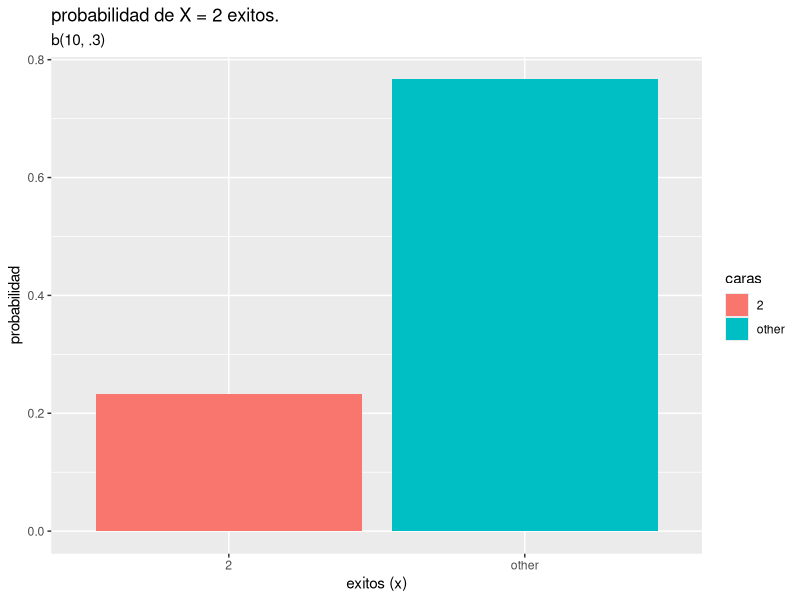
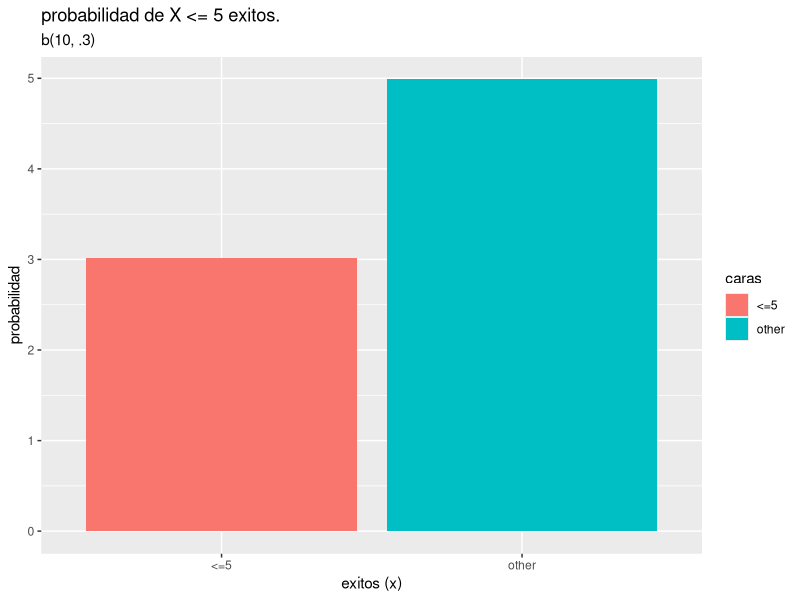
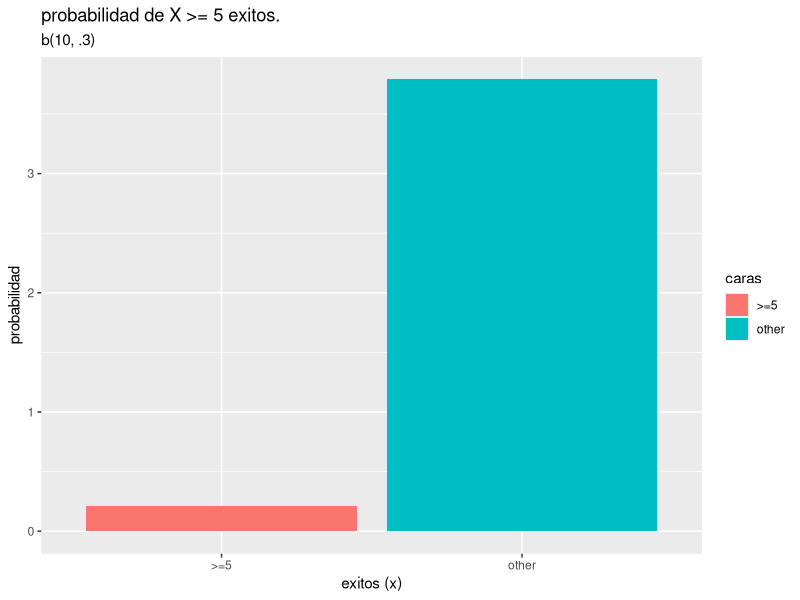
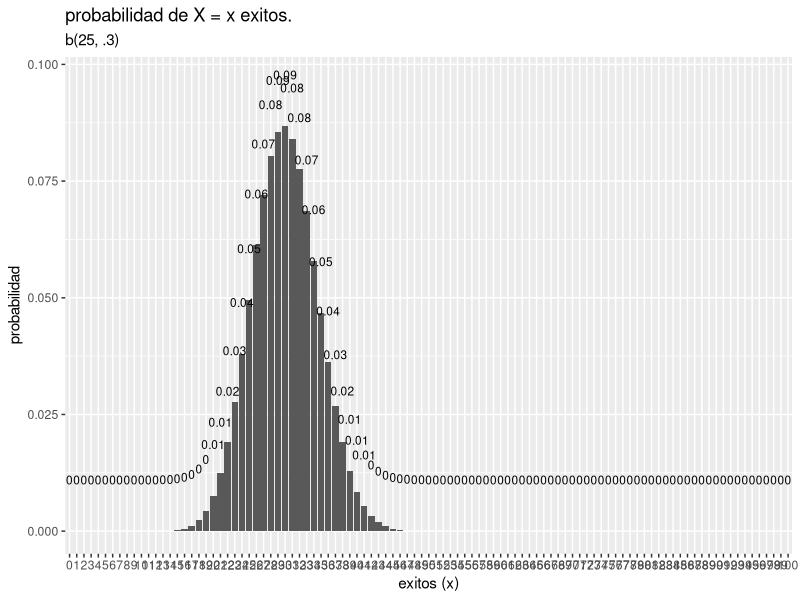

These charts were generated, in order, by the following R code:
library(dplyr)
library(ggplot2)
# library(scales)


# exacta
dbinom(x = 2, size = 10, prob = 0.3)

# simulada
mean(rbinom(n = 10000, size = 10, prob = 0.3) == 2)


data.frame(caras = 0:10, prob = dbinom(x = 0:10, size = 10, prob = 0.3)) %>%
  mutate(caras = ifelse(caras == 2, "2", "other")) %>%
  ggplot(aes(x = factor(caras), y = prob, fill = caras)) +
  geom_col()  +
  labs(title = "probabilidad de X = 2 exitos.",
       subtitle = "b(10, .3)",
       x = "exitos (x)",
       y = "probabilidad") 




# Ejemplo
# Cual es la probabilidad de <=5 caras en 10 lanzamientos de monedas donde probabilidad de caras is 0.3?

# exacta
pbinom(q = 5, size = 10, p = 0.3, lower.tail = TRUE)
mean(rbinom(n = 10000, size = 10, prob = 0.3) >= 3)


data.frame(caras = 0:10, 
           pmf = dbinom(x = 0:10, size = 10, prob = 0.3),
           cdf = pbinom(q = 0:10, size = 10, prob = 0.3, 
                        lower.tail = TRUE)) %>%
  mutate(caras = ifelse(caras <= 5, "<=5", "other")) %>%
  ggplot(aes(x = factor(caras), y = cdf, fill = caras)) +
  geom_col()  +
  labs(title = "probabilidad de X <= 5 exitos.",
       subtitle = "b(10, .3)",
       x = "exitos (x)",
       y = "probabilidad") 


# Ejemplo
# Cual es la probabilidad de >=5 caras en 10 lanzamientos de monedas donde probabilidad de caras is 0.3?

# exacta
pbinom(q = 4, size = 10, p = 0.3, lower.tail  = FALSE)

# simulada
mean(rbinom(n = 10000, size = 10, prob = 0.3) >= 5)

data.frame(caras = 0:10, 
           pmf = dbinom(x = 0:10, size = 10, prob = 0.3),
           cdf = pbinom(q = -1:9, size = 10, prob = 0.3, 
                        lower.tail = FALSE)) %>%
  mutate(caras = ifelse(caras >= 5, ">=5", "other")) %>%
  ggplot(aes(x = factor(caras), y = cdf, fill = caras)) +
  geom_col() +
  labs(title = "probabilidad de X >= 5 exitos.",
       subtitle = "b(10, .3)",
       x = "exitos (x)",
       y = "probabilidad") 

# Ejemplo
# Cual es el valor esperado de caras en 25 lanzamientos de monedas donde probabilidad de caras is 0.3?
  
# exacta
25 * 0.3
mean(rbinom(n = 10000, size = 25, prob = .3))

# Variance
25 * 0.3 * (1 - 0.3)


var(rbinom(n = 10000, size = 25, prob = .3))


data.frame(caras = 0:100, 
           pmf = dbinom(x = 0:100, size = 100, prob = 0.3)) %>%
  ggplot(aes(x = factor(caras), y = pmf)) +
  geom_col() +
  geom_text(
    aes(label = round(pmf,2), y = pmf + 0.01),
    position = position_dodge(0.9),
    size = 3,
    vjust = 0
  ) +
  labs(title = "probabilidad de X = x exitos.",
       subtitle = "b(25, .3)",
       x = "exitos (x)",
       y = "probabilidad") 



# Ejemplo
# Asuma que X es una variable aleatoria b(10, .6)  y Y es una variable aleatoria b(10, .7) , y que ademas X y Y son independientes.
# Cual es la probabilidad de que una de las dos sea <=4?
  
  (x_le4 <- pbinom(q = 4, size = 10, prob = 0.6, lower.tail = TRUE))
## [1] 0.1662386
(y_le4 <- pbinom(q = 4, size = 10, prob = 0.7, lower.tail = TRUE))
## [1] 0.04734899
(x_or_y_le4 <- x_le4 + y_le4 - x_le4 * y_le4)
## [1] 0.2057164
